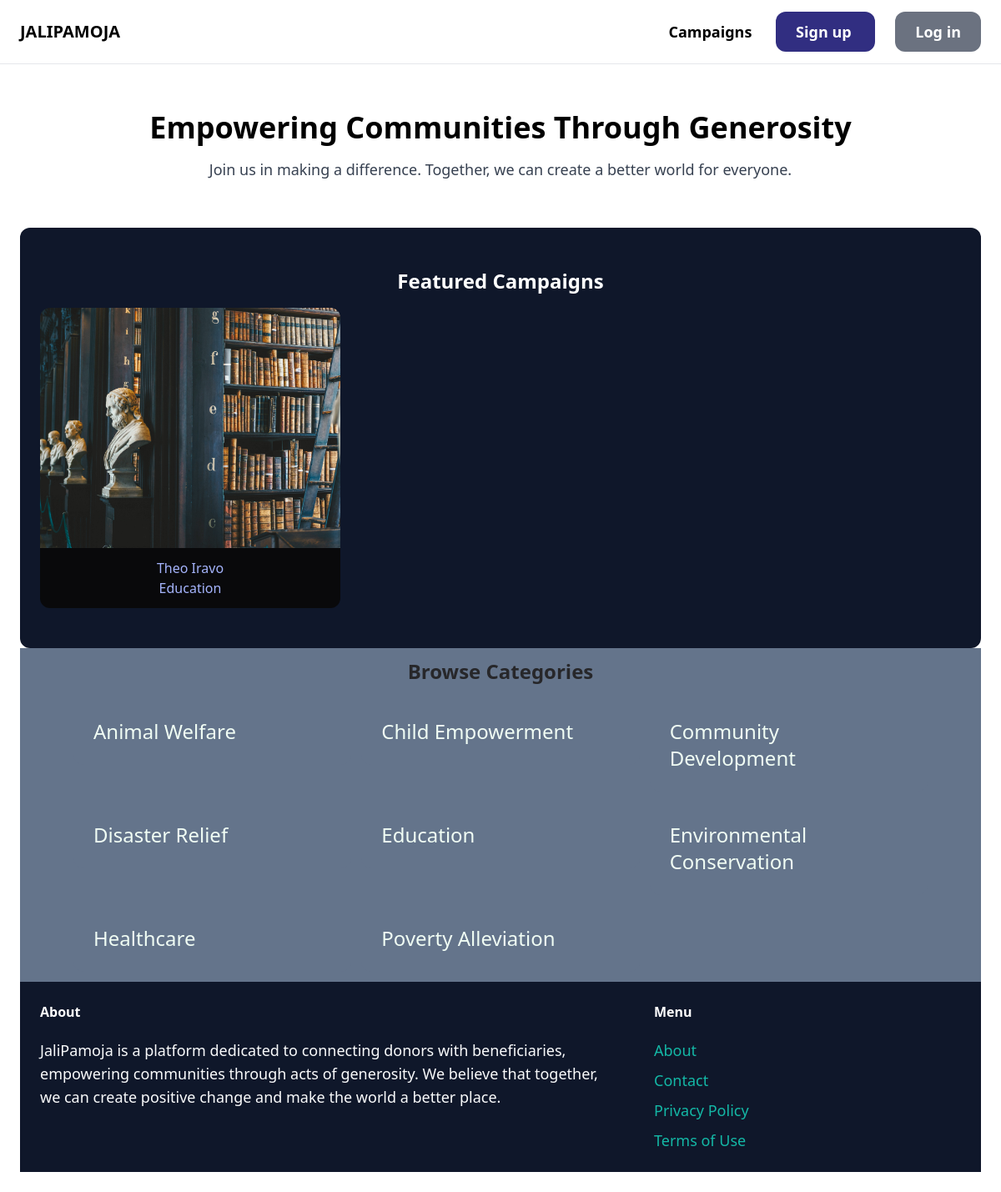
Before: / with the older database file.
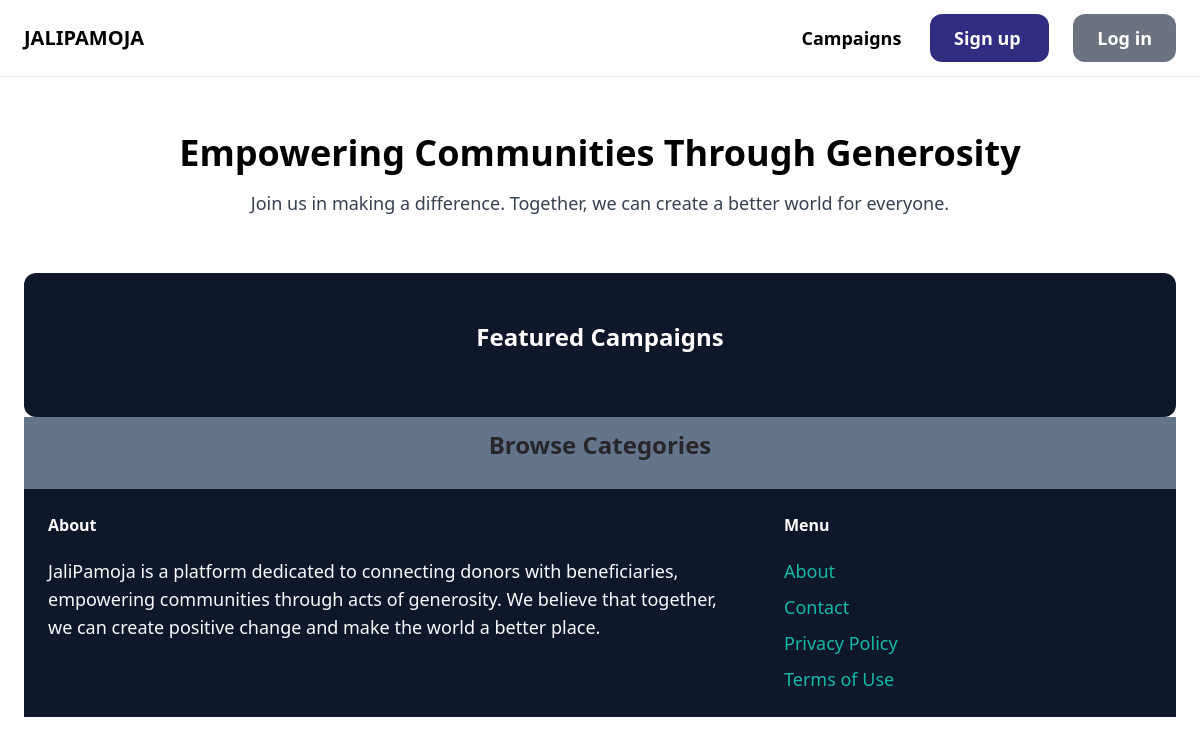
After: the same page with the newer database file.
### Campaigns/models.py (models this page shows)
class Campaign(models.Model):
    category = models.ForeignKey(Category, related_name='Campaigns', on_delete=models.CASCADE)
    name = models.CharField(max_length=255)
    description = models.TextField(blank=True, null=True)
    amount = models.FloatField()
    image = models.ImageField(blank=True, null=True)
    is_closed = models.BooleanField(default=False)
    created_by = models.ForeignKey(settings.AUTH_USER_MODEL, related_name='Campaigns', on_delete=models.CASCADE)
    created_at = models.DateTimeField(auto_now_add=True)

class Category(models.Model):
    name = models.CharField(max_length=255)
    class Meta:
        ordering = ('name',)
        verbose_name_plural = 'Categories'
    def __str__(self):
        return  self.name

### core/views.py (the view)
# urls.py: path('', views.index, name='index'),
def index(request):
    campaigns = Campaign.objects.filter(is_closed=False)[0:6]
    categories = Category.objects.all()
    return render(request, 'core/index.html',{
        'categories': categories,
        'campaigns': campaigns,
    })

### core/templates/core/index.html (shortened to what this page needs)
{% extends 'core/base.html'%}
{% block content %}
<body class="">
    <div class="container mx-auto py-8">
        <div class="max-w-4xl mx-auto text-center">
            <h1 class="text-4xl font-bold mb-4">Empowering Communities Through Generosity</h1>
            <p class="text-lg text-gray-700">Join us in making a difference. Together, we can create a better world for
                everyone.</p>
        </div>
    </div>
        <div class="mt-6 px-6 py-12 bg-slate-900 rounded-xl">
            <h2 class="text-2xl text-center font-bold text-white mb-4">Featured Campaigns</h2>
                <div class="grid grid-cols-3 gap-3">
                    {% for campaign in campaigns %}
                    <div>
                        <a href="{% url 'campaign:detail' campaign.id %}" class="text-zinc-950 font-medium hover:underline">
                            <div>
                                <img src="{{ campaign.image.url }}" class="rounded-t-xl">
                            </div>
                            <div class="p-3 bg-current rounded-b-xl">
                                <h2 class="text-indigo-300 text-center"> {{ campaign.name }} </h2>
                                <p class="text-indigo-300 text-center"> {{ campaign.category }}</p>
                            </div>
                        </a>
                    </div>
                {% endfor%}
                </div>
        </div>
        <div class="bg-slate-500 py-3">
            <div class="container mx-auto">
                <h2 class="text-2xl text-center text-zinc-800 font-bold mb-4">Browse Categories</h2>
                <div class="grid grid-cols-3 gap-3">
                    {%for category in categories %}
                        <div>
                            <a href="{% url 'campaign:campaigns' %}" class="text-green-50 font-medium hover:underline">
                                <div class="p-6 bg-slate-500 rounded-b-xl">
                                    <h2 class="text-2xl"> {{ category.name }} </h2>
                                </div>
                            </a>
                        </div>
                    {% endfor %}
                </div>
            </div>
        </body>
{% endblock %}

### core/templates/core/base.html (shortened to what this page needs)
<!doctype html>
  <html>
    <head>
        <script src="https://cdn.tailwindcss.com"></script>
    </head>
    <body>
        <nav class="py-6 px-6 flex justify-between items-center border-b border-gray-200">
            <a href="/" class="text-xl font-bold"> JALIPAMOJA </a>
            <div class="space-x-6">
                <a href="{% url 'campaign:campaigns' %}" class="text-lg font-semibold hover:text-gray-500"> Campaigns </a>
                {% if request.user.is_authenticated %}
                  <a href="{% url 'dashboard:index' %}" class="px-6 py-3 text-lg font-semibold bg-gray-500 text-white rounded-xl hover:bg-gray-700"> Dashboard </a>
                  <a href="#" class="px-6 py-3 text-lg font-semibold bg-gray-500 text-white rounded-xl hover:bg-gray-700"> Log out </a>
                {% else %}
                  <a href="{% url 'core:signup' %}" class="px-6 py-3 text-lg font-semibold bg-indigo-900 text-white rounded-xl hover:bg-blue-950"> Sign up </a>
                  <a href="{% url 'core:login' %}" class="px-6 py-3 text-lg font-semibold bg-gray-500 text-white rounded-xl hover:bg-gray-700"> Log in </a>
               {% endif %}
        </div>
    </nav>
    <div class="px-6 py-6">
        {% block content %}
        {% endblock %}
    </div>
    <footer class="py-6 px-6 flex justify-between bg-slate-900">
        <div class="w-2/3 pr-10">
            <h3 class="mb-5 font-semibold text-white"> About </h3>
            <p class="text-lg text-gray-50"> JaliPamoja is a platform dedicated to connecting donors with
                beneficiaries, empowering communities through acts of generosity. We believe that together, we can create
                positive change and make the world a better place. </p>
        </div>
        <div class="w-1/3">
            <h3 class="mb-5 font-semibold text-white"> Menu</h3>
            <ul class="space-y-2">
                <li><a href="#" class="text-lg text-teal-500 hover:text-teal-700">About</a></li>
                <li><a href="{% url 'core:contact' %}" class="text-lg text-teal-500 hover:text-teal-700">Contact</a></li>
                <li><a href="#" class="text-lg text-teal-500 hover:text-teal-700">Privacy Policy</a></li>
                <li><a href="#" class="text-lg text-teal-500 hover:text-teal-700">Terms of Use</a></li>
            </ul>
        </div>
    </footer>
    </body>
  </html>

Changed rows visible on the page:
removed Campaign: image (picture), name "Theo Iravo", category "Education"
removed Category: name "Animal Welfare"
removed Category: name "Child Empowerment"
removed Category: name "Community Development"
removed Category: name "Disaster Relief"
removed Category: name "Education"
removed Category: name "Environmental Conservation"
removed Category: name "Healthcare"
removed Category: name "Poverty Alleviation"
